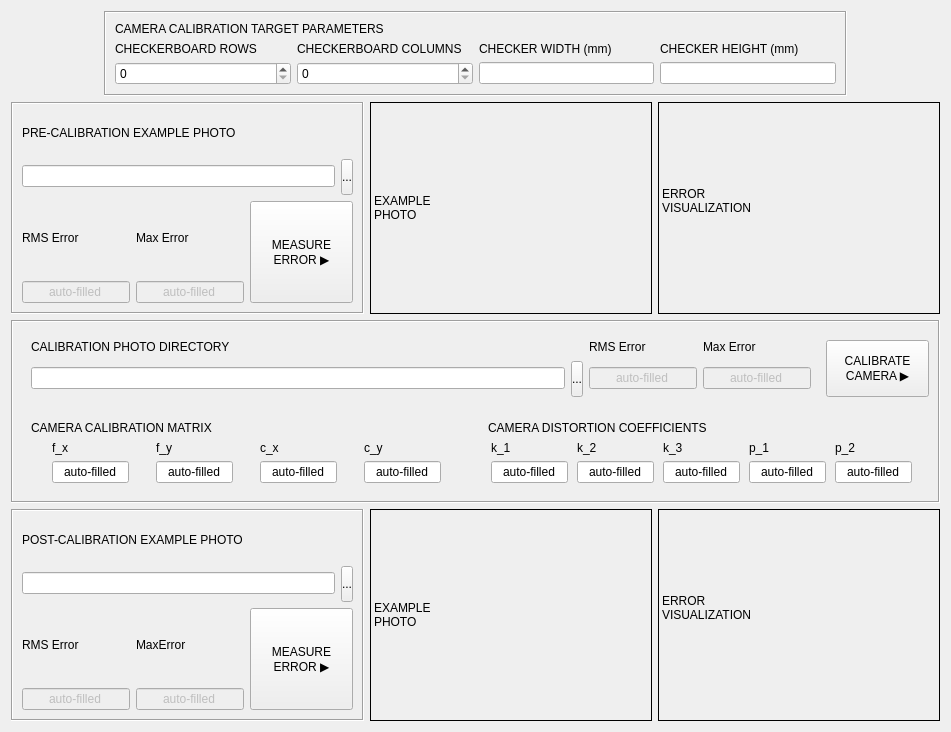
      <widget class="QWidget" name="tab_calibrate_camera">
       <attribute name="title">
        <string>CAMERA CALIBRATION</string>
       </attribute>
       <layout class="QHBoxLayout" name="horizontalLayout">
        <item>
         <layout class="QVBoxLayout" name="verticalLayout_17">
          <item>
           <layout class="QHBoxLayout" name="horizontalLayout_10" stretch="1,8,1">
            <item>
             <spacer name="horizontalSpacer_7">
              <property name="orientation">
               <enum>Qt::Horizontal</enum>
              </property>
              <property name="sizeHint" stdset="0">
               <size>
                <width>40</width>
                <height>20</height>
               </size>
              </property>
             </spacer>
            </item>
            <item>
             <widget class="QFrame" name="verticalFrame_2">
              <property name="frameShape">
               <enum>QFrame::Box</enum>
              </property>
              <property name="frameShadow">
               <enum>QFrame::Sunken</enum>
              </property>
              <property name="lineWidth">
               <number>1</number>
              </property>
              <layout class="QVBoxLayout" name="verticalLayout">
               <item>
                <widget class="QLabel" name="label_32">
                 <property name="text">
                  <string>CAMERA CALIBRATION TARGET PARAMETERS</string>
                 </property>
                </widget>
               </item>
               <item>
                <layout class="QGridLayout" name="gridLayout_15" columnstretch="1,1,1,1">
                 <item row="0" column="1">
                  <widget class="QLabel" name="label_29">
                   <property name="text">
                    <string>CHECKERBOARD COLUMNS</string>
                   </property>
                  </widget>
                 </item>
                 <item row="1" column="1">
                  <widget class="QSpinBox" name="camera_calibration_checker_columns_spinbox"/>
                 </item>
                 <item row="0" column="2">
                  <widget class="QLabel" name="label_30">
                   <property name="text">
                    <string>CHECKER WIDTH (mm)</string>
                   </property>
                  </widget>
                 </item>
                 <item row="1" column="0">
                  <widget class="QSpinBox" name="camera_calibration_checker_rows_spinbox"/>
                 </item>
                 <item row="0" column="0">
                  <widget class="QLabel" name="label_28">
                   <property name="text">
                    <string>CHECKERBOARD ROWS</string>
                   </property>
                  </widget>
                 </item>
                 <item row="1" column="2">
                  <widget class="QLineEdit" name="camera_calibration_checker_width_textbox"/>
                 </item>
                 <item row="0" column="3">
                  <widget class="QLabel" name="label_31">
                   <property name="text">
                    <string>CHECKER HEIGHT (mm)</string>
                   </property>
                  </widget>
                 </item>
                 <item row="1" column="3">
                  <widget class="QLineEdit" name="camera_calibration_checker_height_textbox"/>
                 </item>
                </layout>
               </item>
              </layout>
             </widget>
            </item>
            <item>
             <spacer name="horizontalSpacer_6">
              <property name="orientation">
               <enum>Qt::Horizontal</enum>
              </property>
              <property name="sizeHint" stdset="0">
               <size>
                <width>40</width>
                <height>20</height>
               </size>
              </property>
             </spacer>
            </item>
           </layout>
          </item>
          <item>
           <layout class="QHBoxLayout" name="horizontalLayout_9" stretch="3,1,1">
            <item>
             <widget class="QFrame" name="verticalFrame_5">
              <property name="frameShape">
               <enum>QFrame::Box</enum>
              </property>
              <property name="frameShadow">
               <enum>QFrame::Sunken</enum>
              </property>
              <property name="lineWidth">
               <number>1</number>
              </property>
              <layout class="QVBoxLayout" name="verticalLayout_20">
               <item>
                <layout class="QGridLayout" name="gridLayout_22">
                 <item row="1" column="0">
                  <widget class="QLineEdit" name="pre_camera_calibration_photo_textbox">
                   <property name="alignment">
                    <set>Qt::AlignCenter</set>
                   </property>
                  </widget>
                 </item>
                 <item row="0" column="0">
                  <widget class="QLabel" name="label_26">
                   <property name="text">
                    <string>PRE-CALIBRATION EXAMPLE PHOTO</string>
                   </property>
                  </widget>
                 </item>
                 <item row="1" column="1">
                  <widget class="QPushButton" name="pre_camera_calibration_photo_browse_button">
                   <property name="styleSheet">
                    <string notr="true">QPushButton {min-height: 34px; margin-top: 1px}</string>
                   </property>
                   <property name="text">
                    <string>...</string>
                   </property>
                  </widget>
                 </item>
                </layout>
               </item>
               <item>
                <layout class="QHBoxLayout" name="horizontalLayout_14">
                 <item>
                  <layout class="QVBoxLayout" name="verticalLayout_18">
                   <item>
                    <widget class="QLabel" name="label_25">
                     <property name="text">
                      <string>RMS Error</string>
                     </property>
                    </widget>
                   </item>
                   <item>
                    <widget class="QLineEdit" name="pre_camera_calibration_rms_error_textbox">
                     <property name="enabled">
                      <bool>false</bool>
                     </property>
                     <property name="text">
                      <string>auto-filled</string>
                     </property>
                     <property name="alignment">
                      <set>Qt::AlignCenter</set>
                     </property>
                    </widget>
                   </item>
                  </layout>
                 </item>
                 <item>
                  <layout class="QVBoxLayout" name="verticalLayout_19">
                   <item>
                    <widget class="QLabel" name="label_27">
                     <property name="text">
                      <string>Max Error</string>
                     </property>
                    </widget>
                   </item>
                   <item>
                    <widget class="QLineEdit" name="pre_camera_calibration_max_error_textbox">
                     <property name="enabled">
                      <bool>false</bool>
                     </property>
                     <property name="text">
                      <string>auto-filled</string>
                     </property>
                     <property name="alignment">
                      <set>Qt::AlignCenter</set>
                     </property>
                    </widget>
                   </item>
                  </layout>
                 </item>
                 <item>
                  <widget class="QToolButton" name="pre_camera_calibration_measure_error_button">
                   <property name="styleSheet">
                    <string notr="true">min-height: 95px;
min-width: 95px;	</string>
                   </property>
                   <property name="text">
                    <string>MEASURE
ERROR ▶️</string>
                   </property>
                  </widget>
                 </item>
                </layout>
               </item>
              </layout>
             </widget>
            </item>
            <item>
             <widget class="QLabel" name="pre_camera_calibration_example_photo_label">
              <property name="styleSheet">
               <string notr="true">min-width: 280px;
max-width: 280px;
min-height: 210px;
max-height: 210px;</string>
              </property>
              <property name="frameShape">
               <enum>QFrame::Box</enum>
              </property>
              <property name="text">
               <string>EXAMPLE
PHOTO</string>
              </property>
             </widget>
            </item>
            <item>
             <widget class="QLabel" name="pre_camera_calibration_error_visualization_label">
              <property name="styleSheet">
               <string notr="true">min-width: 280px;
max-width: 280px;
min-height: 210px;
max-height: 210px;</string>
              </property>
              <property name="frameShape">
               <enum>QFrame::Box</enum>
              </property>
              <property name="text">
               <string>ERROR
VISUALIZATION
</string>
              </property>
             </widget>
            </item>
           </layout>
          </item>
          <item>
           <widget class="QFrame" name="verticalFrame_5">
            <property name="frameShape">
             <enum>QFrame::Box</enum>
            </property>
            <property name="frameShadow">
             <enum>QFrame::Sunken</enum>
            </property>
            <property name="lineWidth">
             <number>1</number>
            </property>
            <layout class="QVBoxLayout" name="verticalLayout_21">
             <item>
              <layout class="QHBoxLayout" name="horizontalLayout_12">
               <item>
                <widget class="QFrame" name="gridFrame_8">
                 <property name="frameShape">
                  <enum>QFrame::NoFrame</enum>
                 </property>
                 <property name="frameShadow">
                  <enum>QFrame::Sunken</enum>
                 </property>
                 <layout class="QGridLayout" name="gridLayout_20" columnstretch="20,0,0,0">
                  <item row="1" column="1">
                   <widget class="QPushButton" name="camera_calibration_photo_directory_browse_button">
                    <property name="styleSheet">
                     <string notr="true">QPushButton {min-height: 34px; margin-top: 1px}</string>
                    </property>
                    <property name="text">
                     <string>...</string>
                    </property>
                   </widget>
                  </item>
                  <item row="0" column="2">
                   <widget class="QLabel" name="label_50">
                    <property name="text">
                     <string>RMS Error</string>
                    </property>
                   </widget>
                  </item>
                  <item row="1" column="0">
                   <widget class="QLineEdit" name="camera_calibration_photo_directory_textbox">
                    <property name="alignment">
                     <set>Qt::AlignCenter</set>
                    </property>
                   </widget>
                  </item>
                  <item row="0" column="0">
                   <widget class="QLabel" name="label_51">
                    <property name="text">
                     <string>CALIBRATION PHOTO DIRECTORY</string>
                    </property>
                   </widget>
                  </item>
                  <item row="1" column="2">
                   <widget class="QLineEdit" name="camera_calibration_rms_error_textbox">
                    <property name="enabled">
                     <bool>false</bool>
                    </property>
                    <property name="text">
                     <string>auto-filled</string>
                    </property>
                    <property name="alignment">
                     <set>Qt::AlignCenter</set>
                    </property>
                   </widget>
                  </item>
                  <item row="0" column="3">
                   <widget class="QLabel" name="label_52">
                    <property name="text">
                     <string>Max Error</string>
                    </property>
                   </widget>
                  </item>
                  <item row="1" column="3">
                   <widget class="QLineEdit" name="camera_calibration_max_error_textbox">
                    <property name="enabled">
                     <bool>false</bool>
                    </property>
                    <property name="text">
                     <string>auto-filled</string>
                    </property>
                    <property name="alignment">
                     <set>Qt::AlignCenter</set>
                    </property>
                   </widget>
                  </item>
                 </layout>
                </widget>
               </item>
               <item>
                <widget class="QToolButton" name="camera_calibration_button">
                 <property name="styleSheet">
                  <string notr="true">min-height: 50px;
min-width: 95px;	</string>
                 </property>
                 <property name="text">
                  <string>CALIBRATE
CAMERA ▶️</string>
                 </property>
                </widget>
               </item>
              </layout>
             </item>
             <item>
              <layout class="QHBoxLayout" name="horizontalLayout_13">
               <item>
                <widget class="QFrame" name="verticalFrame_3">
                 <property name="frameShape">
                  <enum>QFrame::NoFrame</enum>
                 </property>
                 <property name="frameShadow">
                  <enum>QFrame::Sunken</enum>
                 </property>
                 <layout class="QVBoxLayout" name="verticalLayout_16">
                  <item>
                   <widget class="QLabel" name="label_45">
                    <property name="text">
                     <string>CAMERA CALIBRATION MATRIX</string>
                    </property>
                   </widget>
                  </item>
                  <item>
                   <layout class="QGridLayout" name="gridLayout_18">
                    <item row="1" column="1">
                     <widget class="QLineEdit" name="camera_fy_textbox">
                      <property name="enabled">
                       <bool>true</bool>
                      </property>
                      <property name="styleSheet">
                       <string notr="true">min-width: 75px; max-width: 75px</string>
                      </property>
                      <property name="text">
                       <string>auto-filled</string>
                      </property>
                      <property name="alignment">
                       <set>Qt::AlignCenter</set>
                      </property>
                     </widget>
                    </item>
                    <item row="1" column="3">
                     <widget class="QLineEdit" name="camera_cy_textbox">
                      <property name="enabled">
                       <bool>true</bool>
                      </property>
                      <property name="styleSheet">
                       <string notr="true">min-width: 75px; max-width: 75px</string>
                      </property>
                      <property name="text">
                       <string>auto-filled</string>
                      </property>
                      <property name="alignment">
                       <set>Qt::AlignCenter</set>
                      </property>
                     </widget>
                    </item>
                    <item row="0" column="2">
                     <widget class="QLabel" name="label_40">
                      <property name="text">
                       <string>c_x</string>
                      </property>
                     </widget>
                    </item>
                    <item row="0" column="3">
                     <widget class="QLabel" name="label_41">
                      <property name="text">
                       <string>c_y</string>
                      </property>
                     </widget>
                    </item>
                    <item row="1" column="2">
                     <widget class="QLineEdit" name="camera_cx_textbox">
                      <property name="enabled">
                       <bool>true</bool>
                      </property>
                      <property name="styleSheet">
                       <string notr="true">min-width: 75px; max-width: 75px</string>
                      </property>
                      <property name="text">
                       <string>auto-filled</string>
                      </property>
                      <property name="alignment">
                       <set>Qt::AlignCenter</set>
                      </property>
                     </widget>
                    </item>
                    <item row="0" column="0">
                     <widget class="QLabel" name="label_44">
                      <property name="text">
                       <string>f_x</string>
                      </property>
                     </widget>
                    </item>
                    <item row="0" column="1">
                     <widget class="QLabel" name="label_39">
                      <property name="text">
                       <string>f_y</string>
                      </property>
                     </widget>
                    </item>
                    <item row="1" column="0">
                     <widget class="QLineEdit" name="camera_fx_textbox">
                      <property name="enabled">
                       <bool>true</bool>
                      </property>
                      <property name="styleSheet">
                       <string notr="true">min-width: 75px; max-width: 75px</string>
                      </property>
                      <property name="text">
                       <string>auto-filled</string>
                      </property>
                      <property name="alignment">
                       <set>Qt::AlignCenter</set>
                      </property>
                     </widget>
                    </item>
                   </layout>
                  </item>
                 </layout>
                </widget>
               </item>
               <item>
                <widget class="QFrame" name="verticalFrame_2">
                 <property name="frameShape">
                  <enum>QFrame::NoFrame</enum>
                 </property>
                 <property name="frameShadow">
                  <enum>QFrame::Sunken</enum>
                 </property>
                 <layout class="QVBoxLayout" name="verticalLayout_15">
                  <item>
                   <widget class="QLabel" name="label_46">
                    <property name="text">
                     <string>CAMERA DISTORTION COEFFICIENTS</string>
                    </property>
                   </widget>
                  </item>
                  <item>
                   <layout class="QGridLayout" name="gridLayout_19">
                    <item row="0" column="0">
                     <widget class="QLabel" name="label_42">
                      <property name="text">
                       <string>k_1</string>
                      </property>
                     </widget>
                    </item>
                    <item row="1" column="1">
                     <widget class="QLineEdit" name="camera_k2_textbox">
                      <property name="enabled">
                       <bool>true</bool>
                      </property>
                      <property name="styleSheet">
                       <string notr="true">min-width: 75px; max-width: 75px</string>
                      </property>
                      <property name="text">
                       <string>auto-filled</string>
                      </property>
                      <property name="alignment">
                       <set>Qt::AlignCenter</set>
                      </property>
                     </widget>
                    </item>
                    <item row="0" column="2">
                     <widget class="QLabel" name="label_49">
                      <property name="text">
                       <string>k_3</string>
                      </property>
                     </widget>
                    </item>
                    <item row="1" column="0">
                     <widget class="QLineEdit" name="camera_k1_textbox">
                      <property name="enabled">
                       <bool>true</bool>
                      </property>
                      <property name="styleSheet">
                       <string notr="true">min-width: 75px; max-width: 75px</string>
                      </property>
                      <property name="text">
                       <string>auto-filled</string>
                      </property>
                      <property name="alignment">
                       <set>Qt::AlignCenter</set>
                      </property>
                     </widget>
                    </item>
                    <item row="0" column="3">
                     <widget class="QLabel" name="label_47">
                      <property name="text">
                       <string>p_1</string>
                      </property>
                     </widget>
                    </item>
                    <item row="0" column="1">
                     <widget class="QLabel" name="label_43">
                      <property name="text">
                       <string>k_2</string>
                      </property>
                     </widget>
                    </item>
                    <item row="1" column="2">
                     <widget class="QLineEdit" name="camera_k3_textbox">
                      <property name="enabled">
                       <bool>true</bool>
                      </property>
                      <property name="styleSheet">
                       <string notr="true">min-width: 75px; max-width: 75px</string>
                      </property>
                      <property name="text">
                       <string>auto-filled</string>
                      </property>
                      <property name="alignment">
                       <set>Qt::AlignCenter</set>
                      </property>
                     </widget>
                    </item>
                    <item row="1" column="3">
                     <widget class="QLineEdit" name="camera_p1_textbox">
                      <property name="enabled">
                       <bool>true</bool>
                      </property>
                      <property name="styleSheet">
                       <string notr="true">min-width: 75px; max-width: 75px</string>
                      </property>
                      <property name="text">
                       <string>auto-filled</string>
                      </property>
                      <property name="alignment">
                       <set>Qt::AlignCenter</set>
                      </property>
                     </widget>
                    </item>
                    <item row="0" column="4">
                     <widget class="QLabel" name="label_48">
                      <property name="text">
                       <string>p_2</string>
                      </property>
                     </widget>
                    </item>
                    <item row="1" column="4">
                     <widget class="QLineEdit" name="camera_p2_textbox">
                      <property name="enabled">
                       <bool>true</bool>
                      </property>
                      <property name="styleSheet">
                       <string notr="true">min-width: 75px; max-width: 75px</string>
                      </property>
                      <property name="text">
                       <string>auto-filled</string>
                      </property>
                      <property name="alignment">
                       <set>Qt::AlignCenter</set>
                      </property>
                     </widget>
                    </item>
                   </layout>
                  </item>
                 </layout>
                </widget>
               </item>
              </layout>
             </item>
            </layout>
           </widget>
          </item>
          <item>
           <layout class="QHBoxLayout" name="horizontalLayout_16">
            <item>
             <widget class="QFrame" name="verticalFrame_7">
              <property name="frameShape">
               <enum>QFrame::Box</enum>
              </property>
              <property name="frameShadow">
               <enum>QFrame::Sunken</enum>
              </property>
              <property name="lineWidth">
               <number>1</number>
              </property>
              <layout class="QVBoxLayout" name="verticalLayout_24">
               <item>
                <layout class="QGridLayout" name="gridLayout_14">
                 <item row="0" column="0">
                  <widget class="QLabel" name="label_37">
                   <property name="text">
                    <string>POST-CALIBRATION EXAMPLE PHOTO</string>
                   </property>
                  </widget>
                 </item>
                 <item row="1" column="0">
                  <widget class="QLineEdit" name="post_camera_calibration_photo_textbox">
                   <property name="alignment">
                    <set>Qt::AlignCenter</set>
                   </property>
                  </widget>
                 </item>
                 <item row="1" column="1">
                  <widget class="QPushButton" name="post_camera_calibration_photo_browse_button">
                   <property name="styleSheet">
                    <string notr="true">QPushButton {min-height: 34px; margin-top: 1px}</string>
                   </property>
                   <property name="text">
                    <string>...</string>
                   </property>
                  </widget>
                 </item>
                </layout>
               </item>
               <item>
                <layout class="QHBoxLayout" name="horizontalLayout_15">
                 <item>
                  <layout class="QVBoxLayout" name="verticalLayout_23">
                   <item>
                    <widget class="QLabel" name="label_38">
                     <property name="text">
                      <string>RMS Error</string>
                     </property>
                    </widget>
                   </item>
                   <item>
                    <widget class="QLineEdit" name="post_camera_calibration_rms_error_textbox">
                     <property name="enabled">
                      <bool>false</bool>
                     </property>
                     <property name="text">
                      <string>auto-filled</string>
                     </property>
                     <property name="alignment">
                      <set>Qt::AlignCenter</set>
                     </property>
                    </widget>
                   </item>
                  </layout>
                 </item>
                 <item>
                  <layout class="QVBoxLayout" name="verticalLayout_22">
                   <item>
                    <widget class="QLabel" name="label_36">
                     <property name="text">
                      <string>MaxError</string>
                     </property>
                    </widget>
                   </item>
                   <item>
                    <widget class="QLineEdit" name="post_camera_calibration_max_error_textbox">
                     <property name="enabled">
                      <bool>false</bool>
                     </property>
                     <property name="text">
                      <string>auto-filled</string>
                     </property>
                     <property name="alignment">
                      <set>Qt::AlignCenter</set>
                     </property>
                    </widget>
                   </item>
                  </layout>
                 </item>
                 <item>
                  <widget class="QToolButton" name="post_camera_calibration_measure_error_button">
                   <property name="styleSheet">
                    <string notr="true">min-height: 95px;
min-width: 95px;	</string>
                   </property>
                   <property name="text">
                    <string>MEASURE
ERROR ▶️</string>
                   </property>
                  </widget>
                 </item>
                </layout>
               </item>
              </layout>
             </widget>
            </item>
            <item>
             <widget class="QLabel" name="post_camera_calibration_example_photo_label">
              <property name="styleSheet">
               <string notr="true">min-width: 280px;
max-width: 280px;
min-height: 210px;
max-height: 210px;</string>
              </property>
              <property name="frameShape">
               <enum>QFrame::Box</enum>
              </property>
              <property name="text">
               <string>EXAMPLE
PHOTO</string>
              </property>
             </widget>
            </item>
            <item>
             <widget class="QLabel" name="post_camera_calibration_error_visualization_label">
              <property name="styleSheet">
               <string notr="true">min-width: 280px;
max-width: 280px;
min-height: 210px;
max-height: 210px;</string>
              </property>
              <property name="frameShape">
               <enum>QFrame::Box</enum>
              </property>
              <property name="text">
               <string>ERROR
VISUALIZATION
</string>
              </property>
             </widget>
            </item>
           </layout>
          </item>
         </layout>
        </item>
       </layout>
      </widget>
